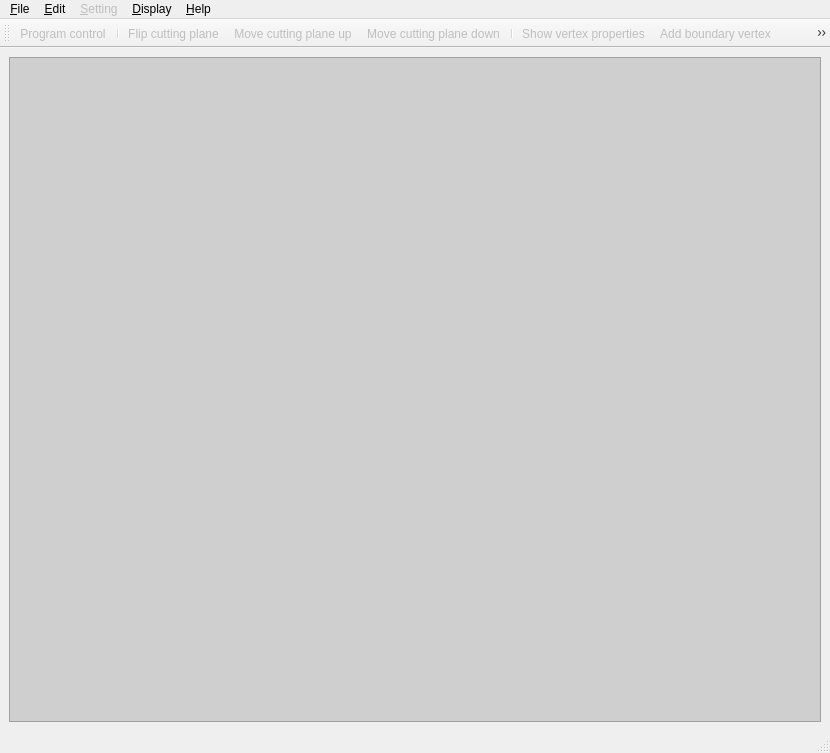
<?xml version="1.0" encoding="UTF-8"?>
<ui version="4.0">
 <class>MainWindow</class>
 <widget class="QMainWindow" name="MainWindow">
  <property name="geometry">
   <rect>
    <x>0</x>
    <y>0</y>
    <width>830</width>
    <height>753</height>
   </rect>
  </property>
  <property name="sizePolicy">
   <sizepolicy hsizetype="Preferred" vsizetype="Expanding">
    <horstretch>0</horstretch>
    <verstretch>0</verstretch>
   </sizepolicy>
  </property>
  <property name="windowTitle">
   <string>MainWindow</string>
  </property>
  <property name="styleSheet">
   <string notr="true"/>
  </property>
  <widget class="QWidget" name="centralwidget">
   <property name="sizePolicy">
    <sizepolicy hsizetype="Expanding" vsizetype="Expanding">
     <horstretch>0</horstretch>
     <verstretch>0</verstretch>
    </sizepolicy>
   </property>
   <layout class="QHBoxLayout" name="horizontalLayout">
    <item>
     <widget class="SW::GLViewer" name="gv">
      <property name="styleSheet">
       <string notr="true">QFrame{
background:rgb(207, 207, 207)
}</string>
      </property>
      <property name="frameShape">
       <enum>QFrame::StyledPanel</enum>
      </property>
      <property name="frameShadow">
       <enum>QFrame::Raised</enum>
      </property>
     </widget>
    </item>
   </layout>
  </widget>
  <widget class="QMenuBar" name="menubar">
   <property name="geometry">
    <rect>
     <x>0</x>
     <y>0</y>
     <width>830</width>
     <height>26</height>
    </rect>
   </property>
   <widget class="QMenu" name="fileMenu">
    <property name="title">
     <string>&amp;File</string>
    </property>
    <addaction name="actionOpen"/>
    <addaction name="separator"/>
    <addaction name="actionCloseAll"/>
   </widget>
   <widget class="QMenu" name="editMenu">
    <property name="title">
     <string>&amp;Edit</string>
    </property>
    <widget class="QMenu" name="toothSegmentationMenu">
     <property name="title">
      <string>Tooth Segmentation</string>
     </property>
     <addaction name="actionToothSegmentationIdentifyPotentialToothBoundary"/>
     <addaction name="actionToothSegmentationAutomaticCuttingOfGingiva"/>
     <addaction name="actionToothSegmentationBoundarySkeletonExtraction"/>
     <addaction name="separator"/>
     <addaction name="actionToothSegmentationFindCuttingPoints"/>
     <addaction name="separator"/>
     <addaction name="actionToothSegmentationRefineToothBoundary"/>
    </widget>
    <addaction name="actionLaplacianDeformation"/>
    <addaction name="actionUnion"/>
    <addaction name="separator"/>
    <addaction name="toothSegmentationMenu"/>
   </widget>
   <widget class="QMenu" name="settingMenu">
    <property name="enabled">
     <bool>false</bool>
    </property>
    <property name="title">
     <string>&amp;Setting</string>
    </property>
   </widget>
   <widget class="QMenu" name="displayMenu">
    <property name="title">
     <string>&amp;Display</string>
    </property>
    <addaction name="actionDisplayVertices"/>
    <addaction name="actionDisplayWireFrame"/>
    <addaction name="actionDisplayFlatLine"/>
   </widget>
   <widget class="QMenu" name="helpMenu">
    <property name="title">
     <string>&amp;Help</string>
    </property>
    <addaction name="actionToothSegmentationTour"/>
   </widget>
   <addaction name="fileMenu"/>
   <addaction name="editMenu"/>
   <addaction name="settingMenu"/>
   <addaction name="displayMenu"/>
   <addaction name="helpMenu"/>
  </widget>
  <widget class="QStatusBar" name="statusbar"/>
  <widget class="QToolBar" name="toolBar">
   <property name="enabled">
    <bool>true</bool>
   </property>
   <property name="windowTitle">
    <string>toolBar</string>
   </property>
   <property name="statusTip">
    <string/>
   </property>
   <property name="styleSheet">
    <string notr="true">QMainWindow{
background: rgb(95, 95, 95);
}</string>
   </property>
   <attribute name="toolBarArea">
    <enum>TopToolBarArea</enum>
   </attribute>
   <attribute name="toolBarBreak">
    <bool>false</bool>
   </attribute>
   <addaction name="actionToothSegmentationProgramControl"/>
   <addaction name="separator"/>
   <addaction name="actionToothSegmentationAutomaticCuttingOfGingivaFlipCuttingPlane"/>
   <addaction name="actionToothSegmentationAutomaticCuttingOfGingivaMoveCuttingPlaneUp"/>
   <addaction name="actionToothSegmentationAutomaticCuttingOfGingivaMoveCuttingPlaneDown"/>
   <addaction name="separator"/>
   <addaction name="actionToothSegmentationManuallyShowVertexProperties"/>
   <addaction name="actionToothSegmentationManuallyAddBoundaryVertex"/>
   <addaction name="actionToothSegmentationManuallyDeleteBoundaryVertex"/>
   <addaction name="actionToothSegmentationManuallyDeleteErrorToothRegion"/>
   <addaction name="actionToothSegmentationManuallyDeleteErrorContourSection"/>
   <addaction name="separator"/>
  </widget>
  <action name="fileOpenAction">
   <property name="icon">
    <iconset>
     <normaloff>:/fileopen</normaloff>:/fileopen</iconset>
   </property>
   <property name="text">
    <string>Load Point Cloud From PLY</string>
   </property>
   <property name="toolTip">
    <string>Open a PLY file to Load point cloud.</string>
   </property>
   <property name="statusTip">
    <string>Load point cloud from PLY file</string>
   </property>
   <property name="shortcut">
    <string>Ctrl+O</string>
   </property>
  </action>
  <action name="fileSaveAction">
   <property name="icon">
    <iconset>
     <normaloff>:/filesave</normaloff>:/filesave</iconset>
   </property>
   <property name="text">
    <string>Save</string>
   </property>
   <property name="toolTip">
    <string>Save a PLY file</string>
   </property>
   <property name="statusTip">
    <string>Save the current point cloud in the scene.</string>
   </property>
   <property name="shortcut">
    <string>Shift+S</string>
   </property>
  </action>
  <action name="fileSaveAsAction">
   <property name="text">
    <string>Save As</string>
   </property>
  </action>
  <action name="exitAction">
   <property name="text">
    <string>Exit</string>
   </property>
   <property name="shortcut">
    <string>Ctrl+Q</string>
   </property>
  </action>
  <action name="selectPointsAction">
   <property name="checkable">
    <bool>true</bool>
   </property>
   <property name="icon">
    <iconset>
     <normaloff>:/pointsSlection.png</normaloff>:/pointsSlection.png</iconset>
   </property>
   <property name="text">
    <string>Select Points</string>
   </property>
   <property name="statusTip">
    <string>Start selecting points by press the left button and draw a rectangle.</string>
   </property>
   <property name="shortcut">
    <string>Ctrl+Shift+S</string>
   </property>
  </action>
  <action name="setBackGroundAction">
   <property name="text">
    <string>BackGround Color</string>
   </property>
   <property name="toolTip">
    <string>set BackGround Color</string>
   </property>
  </action>
  <action name="helpAboutAction">
   <property name="text">
    <string>About</string>
   </property>
  </action>
  <action name="resetAction">
   <property name="text">
    <string>Reset</string>
   </property>
  </action>
  <action name="extractPlaneBoundaryAction">
   <property name="checkable">
    <bool>true</bool>
   </property>
   <property name="icon">
    <iconset>
     <normaloff>:/boundaryExtraction.png</normaloff>:/boundaryExtraction.png</iconset>
   </property>
   <property name="text">
    <string>Extract Boundary</string>
   </property>
   <property name="statusTip">
    <string>Extract </string>
   </property>
  </action>
  <action name="displayAllPlanesAction">
   <property name="icon">
    <iconset>
     <normaloff>:/showALLPlanes.png</normaloff>:/showALLPlanes.png</iconset>
   </property>
   <property name="text">
    <string>Display All Planes Points</string>
   </property>
   <property name="statusTip">
    <string>Display all the planes.</string>
   </property>
  </action>
  <action name="displaySinglePlaneAction">
   <property name="icon">
    <iconset>
     <normaloff>:/showSinglePlane.png</normaloff>:/showSinglePlane.png</iconset>
   </property>
   <property name="text">
    <string>Display Single Plane Points</string>
   </property>
   <property name="statusTip">
    <string>Display single plane.</string>
   </property>
  </action>
  <action name="displayAllPolygonsAction">
   <property name="icon">
    <iconset>
     <normaloff>:/showAllPolygons.png</normaloff>:/showAllPolygons.png</iconset>
   </property>
   <property name="text">
    <string>Display All Polygons</string>
   </property>
   <property name="statusTip">
    <string>Display all Polygons.</string>
   </property>
  </action>
  <action name="displaySinglePolygonAction">
   <property name="icon">
    <iconset>
     <normaloff>:/showSinglePolygon.png</normaloff>:/showSinglePolygon.png</iconset>
   </property>
   <property name="text">
    <string>Display  Single Polygon</string>
   </property>
  </action>
  <action name="displayPointCloudAction">
   <property name="checkable">
    <bool>true</bool>
   </property>
   <property name="checked">
    <bool>true</bool>
   </property>
   <property name="icon">
    <iconset>
     <normaloff>:/MeshLive1.xpm</normaloff>:/MeshLive1.xpm</iconset>
   </property>
   <property name="text">
    <string>Display Point Cloud</string>
   </property>
  </action>
  <action name="exportOFFFileAction">
   <property name="text">
    <string>Export OFF File</string>
   </property>
   <property name="statusTip">
    <string>Not implemented!</string>
   </property>
  </action>
  <action name="delaunary_TriangulationAction">
   <property name="icon">
    <iconset>
     <normaloff>:/flat.png</normaloff>:/flat.png</iconset>
   </property>
   <property name="text">
    <string>Delaunary Triangulation</string>
   </property>
  </action>
  <action name="displayDelaunaryTriangulationAction">
   <property name="checkable">
    <bool>true</bool>
   </property>
   <property name="checked">
    <bool>false</bool>
   </property>
   <property name="icon">
    <iconset>
     <normaloff>:/empty_sphere.jpeg</normaloff>:/empty_sphere.jpeg</iconset>
   </property>
   <property name="text">
    <string>Display All Plane Delaunary Triangulation</string>
   </property>
   <property name="statusTip">
    <string>Display Delaunary Triangulation</string>
   </property>
   <property name="whatsThis">
    <string>Seleting Points</string>
   </property>
  </action>
  <action name="texture_MappingAction">
   <property name="icon">
    <iconset>
     <normaloff>:/textureMapping.png</normaloff>:/textureMapping.png</iconset>
   </property>
   <property name="text">
    <string>Texture&amp;Mapping</string>
   </property>
   <property name="statusTip">
    <string>Texture Mapping</string>
   </property>
  </action>
  <action name="loadImageAction">
   <property name="text">
    <string>Load Images</string>
   </property>
   <property name="statusTip">
    <string>Load texture images</string>
   </property>
  </action>
  <action name="loadProjectionMatrixAction">
   <property name="text">
    <string>Load Projection Matrix</string>
   </property>
   <property name="statusTip">
    <string>Load camera projection matrix</string>
   </property>
  </action>
  <action name="displayPolygonOnImageAction">
   <property name="checkable">
    <bool>true</bool>
   </property>
   <property name="icon">
    <iconset>
     <normaloff>:/show_facet.jpeg</normaloff>:/show_facet.jpeg</iconset>
   </property>
   <property name="text">
    <string>Display Polygon on Image</string>
   </property>
   <property name="statusTip">
    <string>Polygons projection on image. (Region in cyan rectangle is the valid texture region.)</string>
   </property>
  </action>
  <action name="triangulationBrokenAction">
   <property name="icon">
    <iconset>
     <normaloff>:/triangulation_devide.png</normaloff>:/triangulation_devide.png</iconset>
   </property>
   <property name="text">
    <string>Triangulation Broken</string>
   </property>
   <property name="whatsThis">
    <string>Action to broke a large triangulation in to some small ones</string>
   </property>
  </action>
  <action name="displayAxisAction">
   <property name="checkable">
    <bool>true</bool>
   </property>
   <property name="checked">
    <bool>true</bool>
   </property>
   <property name="icon">
    <iconset>
     <normaloff>:/axis.png</normaloff>:/axis.png</iconset>
   </property>
   <property name="text">
    <string>Display World Axis</string>
   </property>
  </action>
  <action name="displayGridAction">
   <property name="checkable">
    <bool>true</bool>
   </property>
   <property name="checked">
    <bool>false</bool>
   </property>
   <property name="icon">
    <iconset>
     <normaloff>:/grid.png</normaloff>:/grid.png</iconset>
   </property>
   <property name="text">
    <string>Display Grid in the XZ Plane</string>
   </property>
  </action>
  <action name="attitudeAdjustmentAction">
   <property name="checkable">
    <bool>true</bool>
   </property>
   <property name="icon">
    <iconset>
     <normaloff>:/qtlogo.xpm</normaloff>:/qtlogo.xpm</iconset>
   </property>
   <property name="text">
    <string>Attitude Adjustment</string>
   </property>
  </action>
  <action name="exportProjectionMatrixFileAction">
   <property name="text">
    <string>Export Projection Matrix File</string>
   </property>
  </action>
  <action name="structureOptimizationAction">
   <property name="checkable">
    <bool>true</bool>
   </property>
   <property name="icon">
    <iconset>
     <normaloff>:/structureOptimization.png</normaloff>:/structureOptimization.png</iconset>
   </property>
   <property name="text">
    <string>structureOptimization</string>
   </property>
  </action>
  <action name="InconsistentDetectionAction">
   <property name="checkable">
    <bool>true</bool>
   </property>
   <property name="text">
    <string>Inconsistent Region Detection</string>
   </property>
  </action>
  <action name="RANSACFittingPlanesAction">
   <property name="icon">
    <iconset>
     <normaloff>:/项目18.ico</normaloff>:/项目18.ico</iconset>
   </property>
   <property name="text">
    <string>RANSAC Fitting Planes</string>
   </property>
  </action>
  <action name="ExportPlaneInfromationAction">
   <property name="text">
    <string>Export Plane Infromation</string>
   </property>
  </action>
  <action name="LoadPlaneInformationAction">
   <property name="text">
    <string>Load Plane Information</string>
   </property>
  </action>
  <action name="TestPhotoConsistencyAction">
   <property name="icon">
    <iconset>
     <normaloff>:/preferences.jpeg</normaloff>:/preferences.jpeg</iconset>
   </property>
   <property name="text">
    <string>TestPhotoConsistency</string>
   </property>
   <property name="toolTip">
    <string>TestPhotoConsistency</string>
   </property>
  </action>
  <action name="LoadVisibilityAction">
   <property name="text">
    <string>Load Visibility</string>
   </property>
  </action>
  <action name="LoadCameraInformationAction">
   <property name="text">
    <string>Load Camera Information</string>
   </property>
  </action>
  <action name="ExportCameraInformationAction">
   <property name="text">
    <string>Export Camera Information</string>
   </property>
  </action>
  <action name="loadPointCloudFromXMLAction">
   <property name="text">
    <string>Load Point Cloud From XML</string>
   </property>
  </action>
  <action name="savePointCloudAsXMLAction">
   <property name="text">
    <string>Save Point Cloud As XML</string>
   </property>
  </action>
  <action name="displayCamrerasAction">
   <property name="checkable">
    <bool>true</bool>
   </property>
   <property name="checked">
    <bool>false</bool>
   </property>
   <property name="text">
    <string>Display Camreras</string>
   </property>
  </action>
  <action name="floorPlanReconstructionAction">
   <property name="checkable">
    <bool>true</bool>
   </property>
   <property name="text">
    <string>Floor Plan Reconstruction</string>
   </property>
  </action>
  <action name="SuperPixelsAction">
   <property name="text">
    <string>SuperPixels</string>
   </property>
  </action>
  <action name="loadModelAction">
   <property name="text">
    <string>Load Model From OFF</string>
   </property>
  </action>
  <action name="saveModelAction">
   <property name="text">
    <string>Save Model As</string>
   </property>
  </action>
  <action name="displaySinglePlaneDTsAction">
   <property name="checkable">
    <bool>true</bool>
   </property>
   <property name="text">
    <string>Display Single Plane Delaunary Triangulation</string>
   </property>
  </action>
  <action name="displayModelResultsAction">
   <property name="checkable">
    <bool>true</bool>
   </property>
   <property name="text">
    <string>Display Model Results</string>
   </property>
  </action>
  <action name="actionDisplay_Texture_Model">
   <property name="checkable">
    <bool>true</bool>
   </property>
   <property name="text">
    <string>Display Texture Model</string>
   </property>
  </action>
  <action name="actionLoad_Texure_Model">
   <property name="text">
    <string>Load Texure Model</string>
   </property>
  </action>
  <action name="actionSave_Texture_Model">
   <property name="text">
    <string>Save Texture Model</string>
   </property>
  </action>
  <action name="actionOpen">
   <property name="text">
    <string>Open</string>
   </property>
  </action>
  <action name="actionLaplacianDeformation">
   <property name="text">
    <string>Laplacian Deformation</string>
   </property>
  </action>
  <action name="actionUnion">
   <property name="text">
    <string>Union</string>
   </property>
  </action>
  <action name="actionDisplayVertices">
   <property name="text">
    <string>Vertices</string>
   </property>
  </action>
  <action name="actionDisplayWireFrame">
   <property name="text">
    <string>WireFrame</string>
   </property>
  </action>
  <action name="actionDisplayFlatLine">
   <property name="text">
    <string>FlatLine</string>
   </property>
  </action>
  <action name="actionCloseAll">
   <property name="text">
    <string>Close All</string>
   </property>
  </action>
  <action name="actionToothSegmentationIdentifyPotentialToothBoundary">
   <property name="text">
    <string>Identify potential tooth boundary</string>
   </property>
  </action>
  <action name="actionToothSegmentationAutomaticCuttingOfGingiva">
   <property name="text">
    <string>Automatic cutting of gingiva</string>
   </property>
  </action>
  <action name="actionToothSegmentationBoundarySkeletonExtraction">
   <property name="text">
    <string>Boundary skeleton extraction</string>
   </property>
  </action>
  <action name="actionToothSegmentationRefineToothBoundary">
   <property name="text">
    <string>Refine tooth boundary</string>
   </property>
  </action>
  <action name="actionToothSegmentationFindCuttingPoints">
   <property name="text">
    <string>Find cutting points</string>
   </property>
  </action>
  <action name="actionToothSegmentationAutomaticCuttingOfGingivaFlipCuttingPlane">
   <property name="enabled">
    <bool>false</bool>
   </property>
   <property name="icon">
    <iconset resource="../resource/ToothSegmentation.qrc">
     <normaloff>:/toolbar/ToothSegmentation/image/toolbar_flip_cutting_plane.png</normaloff>:/toolbar/ToothSegmentation/image/toolbar_flip_cutting_plane.png</iconset>
   </property>
   <property name="text">
    <string>Flip cutting plane</string>
   </property>
  </action>
  <action name="actionToothSegmentationAutomaticCuttingOfGingivaMoveCuttingPlaneUp">
   <property name="enabled">
    <bool>false</bool>
   </property>
   <property name="icon">
    <iconset resource="../resource/ToothSegmentation.qrc">
     <normaloff>:/toolbar/ToothSegmentation/image/toolbar_move_cutting_plane_up.png</normaloff>:/toolbar/ToothSegmentation/image/toolbar_move_cutting_plane_up.png</iconset>
   </property>
   <property name="text">
    <string>Move cutting plane up</string>
   </property>
  </action>
  <action name="actionToothSegmentationAutomaticCuttingOfGingivaMoveCuttingPlaneDown">
   <property name="enabled">
    <bool>false</bool>
   </property>
   <property name="icon">
    <iconset resource="../resource/ToothSegmentation.qrc">
     <normaloff>:/toolbar/ToothSegmentation/image/toolbar_move_cutting_plane_down.png</normaloff>:/toolbar/ToothSegmentation/image/toolbar_move_cutting_plane_down.png</iconset>
   </property>
   <property name="text">
    <string>Move cutting plane down</string>
   </property>
  </action>
  <action name="actionToothSegmentationManuallyAddBoundaryVertex">
   <property name="checkable">
    <bool>true</bool>
   </property>
   <property name="enabled">
    <bool>false</bool>
   </property>
   <property name="icon">
    <iconset resource="../resource/ToothSegmentation.qrc">
     <normaloff>:/toolbar/ToothSegmentation/image/toolbar_add_boundary_vertex.png</normaloff>:/toolbar/ToothSegmentation/image/toolbar_add_boundary_vertex.png</iconset>
   </property>
   <property name="text">
    <string>Add boundary vertex</string>
   </property>
  </action>
  <action name="actionToothSegmentationManuallyDeleteBoundaryVertex">
   <property name="checkable">
    <bool>true</bool>
   </property>
   <property name="enabled">
    <bool>false</bool>
   </property>
   <property name="icon">
    <iconset resource="../resource/ToothSegmentation.qrc">
     <normaloff>:/toolbar/ToothSegmentation/image/toolbar_delete_boundary_vertex.png</normaloff>:/toolbar/ToothSegmentation/image/toolbar_delete_boundary_vertex.png</iconset>
   </property>
   <property name="text">
    <string>Delete boundary vertex</string>
   </property>
  </action>
  <action name="actionToothSegmentationManuallyShowVertexProperties">
   <property name="checkable">
    <bool>true</bool>
   </property>
   <property name="checked">
    <bool>false</bool>
   </property>
   <property name="enabled">
    <bool>false</bool>
   </property>
   <property name="icon">
    <iconset resource="../resource/ToothSegmentation.qrc">
     <normaloff>:/toolbar/ToothSegmentation/image/toolbar_show_vertex_properties.png</normaloff>:/toolbar/ToothSegmentation/image/toolbar_show_vertex_properties.png</iconset>
   </property>
   <property name="text">
    <string>Show vertex properties</string>
   </property>
  </action>
  <action name="actionToothSegmentationManuallyDeleteErrorToothRegion">
   <property name="checkable">
    <bool>true</bool>
   </property>
   <property name="enabled">
    <bool>false</bool>
   </property>
   <property name="icon">
    <iconset resource="../resource/ToothSegmentation.qrc">
     <normaloff>:/toolbar/ToothSegmentation/image/toolbar_delete_error_tooth_region.png</normaloff>:/toolbar/ToothSegmentation/image/toolbar_delete_error_tooth_region.png</iconset>
   </property>
   <property name="text">
    <string>Delete error tooth region</string>
   </property>
  </action>
  <action name="actionToothSegmentationManuallyDeleteErrorContourSection">
   <property name="checkable">
    <bool>true</bool>
   </property>
   <property name="enabled">
    <bool>false</bool>
   </property>
   <property name="icon">
    <iconset resource="../resource/ToothSegmentation.qrc">
     <normaloff>:/toolbar/ToothSegmentation/image/toolbar_delete_error_contour_section.png</normaloff>:/toolbar/ToothSegmentation/image/toolbar_delete_error_contour_section.png</iconset>
   </property>
   <property name="text">
    <string>Delete error contour section</string>
   </property>
  </action>
  <action name="actionToothSegmentationEnableManualOperation">
   <property name="checkable">
    <bool>true</bool>
   </property>
   <property name="checked">
    <bool>false</bool>
   </property>
   <property name="enabled">
    <bool>false</bool>
   </property>
   <property name="icon">
    <iconset resource="../resource/ToothSegmentation.qrc">
     <normaloff>:/toolbar/ToothSegmentation/image/toolbar_enable_manual_operation_normal.png</normaloff>
     <normalon>:/toolbar/ToothSegmentation/image/toolbar_enable_manual_operation_checked.png</normalon>:/toolbar/ToothSegmentation/image/toolbar_enable_manual_operation_normal.png</iconset>
   </property>
   <property name="text">
    <string>Enable manual operation</string>
   </property>
   <property name="toolTip">
    <string>Enable manual operation</string>
   </property>
  </action>
  <action name="actionToothSegmentationProgramControl">
   <property name="enabled">
    <bool>false</bool>
   </property>
   <property name="icon">
    <iconset resource="../resource/ToothSegmentation.qrc">
     <normaloff>:/toolbar/ToothSegmentation/image/toolbar_program_control_start.png</normaloff>:/toolbar/ToothSegmentation/image/toolbar_program_control_start.png</iconset>
   </property>
   <property name="text">
    <string>Program control</string>
   </property>
  </action>
  <action name="actionToothSegmentationTour">
   <property name="text">
    <string>Tooth Segmentation Tour</string>
   </property>
  </action>
 </widget>
 <customwidgets>
  <customwidget>
   <class>SW::GLViewer</class>
   <extends>QFrame</extends>
   <header location="global">include/GLViewer.h</header>
   <container>1</container>
  </customwidget>
 </customwidgets>
 <resources>
  <include location="../resource/ToothSegmentation.qrc"/>
 </resources>
 <connections/>
</ui>
